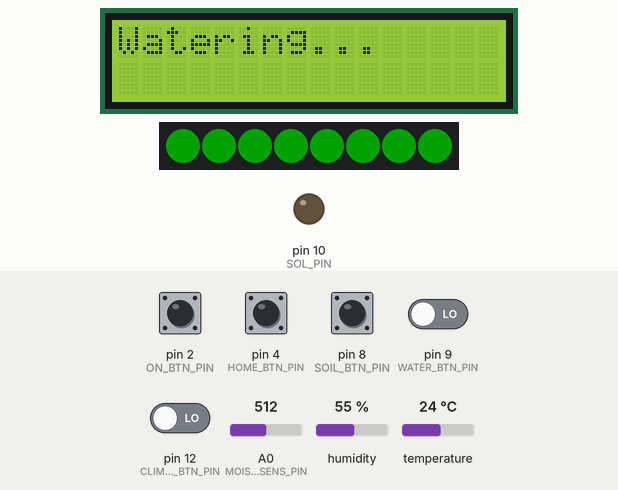
Recording of a sketch running on a simulated Arduino Uno, built with avr-gcc and run on an emulated ATmega328P. Parts: 16×2 character LCD, 8 RGB LEDs in strip order, left to right, output pins drawn as LEDs (lit = HIGH). Inputs (shaded band) come from the test bench; at power-on: pin 2 (ON_BTN_PIN), pin 4 (HOME_BTN_PIN), pin 8 (SOIL_BTN_PIN), pin 9 (WATER_BTN_PIN), pin 12 (CLIMATE_BTN_PIN) LOW, A0 (MOIST_SENS_PIN) = 512, humidity 55 %, temperature 24 °C. Dim RGB values are drawn brighter than linear; what the sketch prints to the serial monitor is not drawn.

Above: at 5.6 s.
5.7 s: A0 (MOIST_SENS_PIN) set to 746
At 7.0 s:
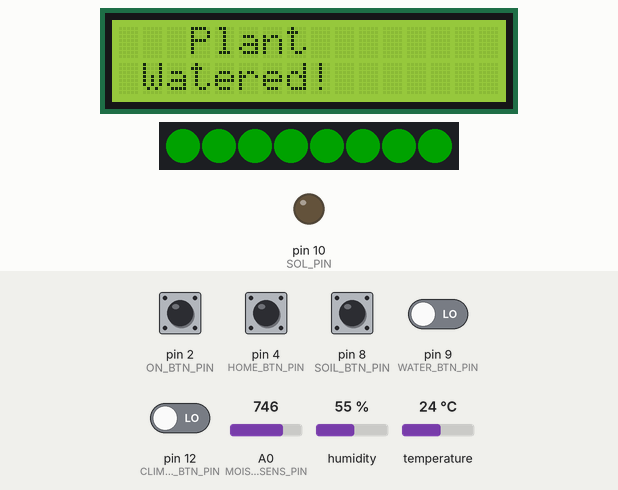
10.2 s: A0 (MOIST_SENS_PIN) set to 778
At 15.5 s:
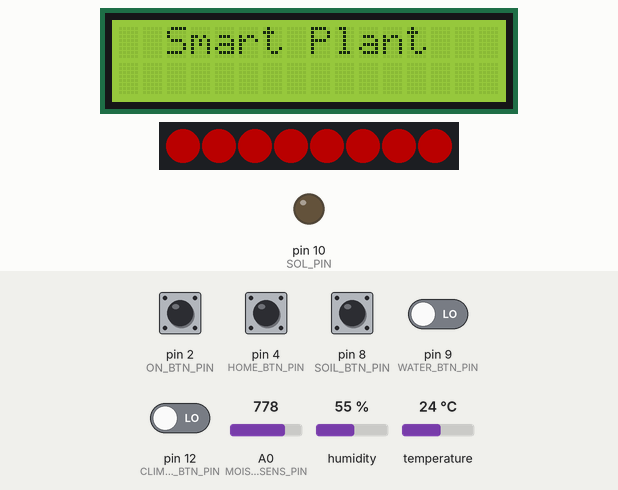
16.6 s: pin 2 (ON_BTN_PIN) pulled HIGH for 0.15 s
At 18.4 s:
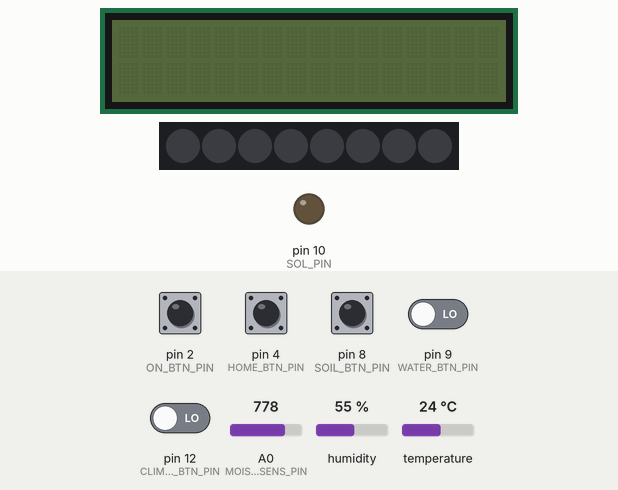
19.1 s: pin 4 (HOME_BTN_PIN) pulled HIGH for 0.15 s
21.6 s: pin 2 (ON_BTN_PIN) pulled HIGH for 1 s
At 22.5 s:
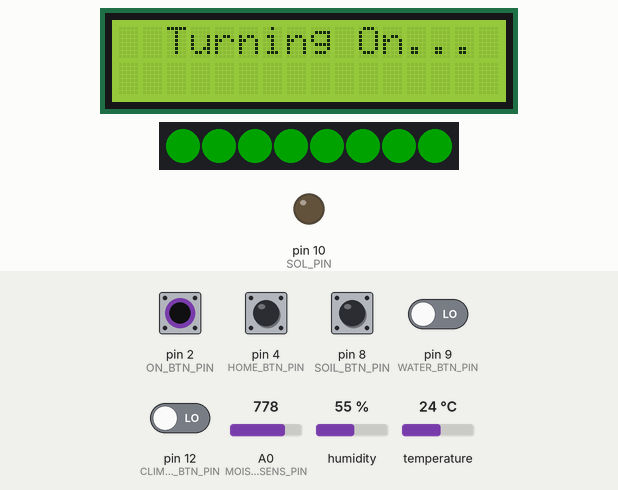
24.3 s: pin 8 (SOIL_BTN_PIN) pulled HIGH for 0.15 s
At 24.6 s:
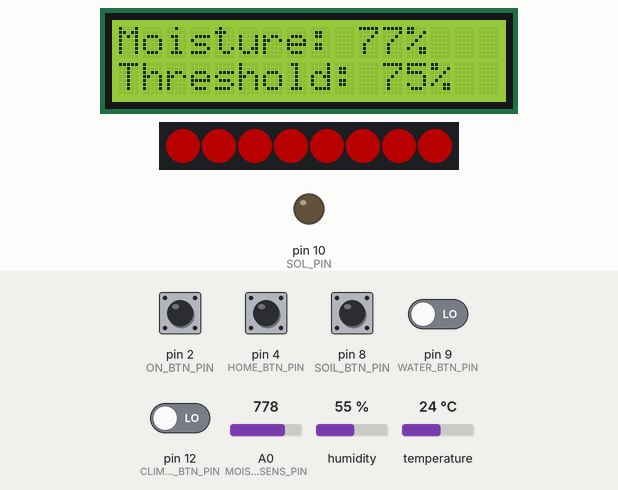
Timing chart, 0 to 26.9 s (numbered marks = the images above; inputs shaded):
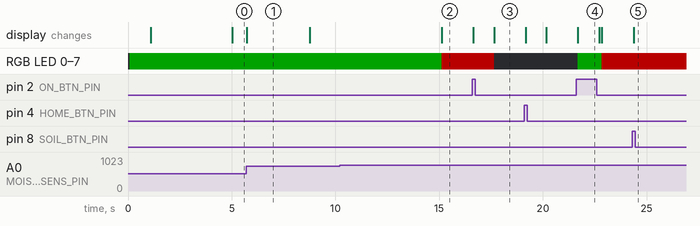

The sketch:

plantv2.ino
```cpp
#include <FastLED.h>
#include <LiquidCrystal_I2C.h>
#include <Wire.h>
#include <avr/wdt.h>
#include "DHT.h"

LiquidCrystal_I2C lcd(0x27, 16, 2);

const int SOL_PIN = 10;

// Define LED properties
#define LED_PIN 5
#define NUM_LEDS 8
#define BRIGHTNESS 70
#define LED_TYPE WS2812B
#define COLOR_ORDER GRB
CRGB leds[NUM_LEDS];

// Button variables
int ON_BTN_PIN = 2;
int CLIMATE_BTN_PIN = 12;
int SOIL_BTN_PIN = 8;
int HOME_BTN_PIN = 4;
int WATER_BTN_PIN = 9;

int pins[] = { ON_BTN_PIN, CLIMATE_BTN_PIN, SOIL_BTN_PIN, HOME_BTN_PIN, WATER_BTN_PIN };

// Temp/Humid Sensor Variables
#define DHTPIN 3
#define DHTTYPE DHT11
DHT dht(DHTPIN, DHTTYPE);

float MIN_TEMP = 10.00;
float MAX_TEMP = 30.00;
float MIN_HUMID = 25.00;
float MAX_HUMID = 75.00;

// Moisture sensor variables
#define MOIST_SENS_PIN A0
int MIN_MOIST = 30;
int MAX_MOIST = 75;
bool tankEmpty = false;


// All possible machine states
enum State {
  OFF,
  ON,
  DISPLAY_CLIMATE,    // Climate of plant i.e. temp and humid
  DISPLAY_SOIL_INFO,  // Soil moisture and water threshold
  DISPENSE_WATER,     // "Dispensing water..."
  DISPLAY_HOME        // Plant name, mood i.e. "Good!", "Alright", etc...
};

// Automatically turn on when power first received
State machineState = ON;

// Compare climate differences for debouncing
static float currentTemp = 0;
static float currentHumid = 0;
static float lastTemp = 0;
static float lastHumid = 0;
static int currentMoist = 0;
static int lastMoist = 0;

// Plant mood based on climate and water levels
static String happiness = "";
int homeColumn = 0;

// Keep button reading consistent for each loop
static int currentBtn = 2;
static int lastBtn = 0;

void setup() {
  Serial.begin(9600);
  wdt_enable(WDTO_8S);  //Watchdog in case of reading errors

  lcd.init();

  pinMode(SOL_PIN, OUTPUT);

  // Init each button pin
  for (int i = 0; i < 5; i++) {
    pinMode(pins[i], INPUT);
  }

  // Init moisture sensor
  pinMode(MOIST_SENS_PIN, INPUT);

  // Init DHT11 sens
  dht.begin();

  // Init LED strip and set starting LED state
  FastLED.addLeds<LED_TYPE, LED_PIN, COLOR_ORDER>(leds, NUM_LEDS).setCorrection(TypicalLEDStrip);
  FastLED.setBrightness(BRIGHTNESS);
  fill_solid(leds, NUM_LEDS, CRGB::Black);
  FastLED.show();

  turnOn();
}

void loop() {
  wdt_reset();
  handleMachineState();
}

void handleMachineState() {
  // If machine is on, always check soil/climate, and change LED
  if (machineState != OFF && machineState != ON) {
    // If 5 seconds have passed since last reading
    if (readingBuffer()) {
      if (currentMoist <= MIN_MOIST) {
        dispense();
      }
      readSoil();
      readClimate();
      stateAction();
      changeMood();
    }
  }

  // If a button is pressed, change state and do something
  if (debounceButton()) {
    changeState();
    stateAction();
  }
  delay(100);
}

// Change machine state depending on button press
void changeState() {
  // if machine state is not off, then allow user functionality
  if (machineState != OFF) {
    switch (currentBtn) {
      case 2:
        machineState = OFF;
        break;
      case 12:
        machineState = DISPLAY_CLIMATE;
        break;
      case 8:
        machineState = DISPLAY_SOIL_INFO;
        break;
      case 4:
        machineState = DISPLAY_HOME;
        break;
      case 9:
        if (machineState != DISPENSE_WATER) {
          machineState = DISPENSE_WATER;
        }
        break;
    }
  }
  //if machine state is off and on btn pressed, then turn on
  else if (machineState == OFF && currentBtn == 2) {
    machineState = ON;
  }
}

// Calls the corresponding actions depending on machine state
void stateAction() {
  switch (machineState) {
    case OFF:
      turnOff();
      break;
    case ON:
      turnOn();
      break;
    case DISPLAY_CLIMATE:
      displayClimate();
      break;
    case DISPLAY_SOIL_INFO:
      displaySoil();
      break;
    //display happiness, plant name
    case DISPLAY_HOME:
      home();
      break;
    case DISPENSE_WATER:
      if (dispense()) {
        machineState = DISPLAY_HOME;
        currentBtn = 4;
        home();
      }
      break;
  }
}

// Display basic home screen with project title and plant mood
void home() {
  lcd.clear();
  lcd.setCursor(2, 0);
  lcd.print("Smart Plant");
  lcd.setCursor(1, 1);
  // lcd.print(happiness);
}

// Display message and dispense water. If no soil moisture change detected after 5 seconds then displays "failed to water, please check tank", else "dispense complete"
bool dispense() {
  Serial.println("Watering...");
  lcd.clear();
  lcd.home();
  lcd.print("Watering...");
  fill_solid(leds, NUM_LEDS, CRGB::Blue);

  // If low water levels detected in soil, attempt to water plant
  if (currentMoist <= 60) {
    while (currentMoist <= 60) {
      // digitalWrite(SOL_PIN, HIGH);  // Open solenoid

      // keep reading soil levels until moist enough
      readSoil();

      // if 5 seconds have passed and not watered enough, print failed and exit loop
      if (readingBuffer() && currentMoist <= 60) {
        // digitalWrite(SOL_PIN, LOW);
        lcd.clear();
        Serial.println("Failed to water");
        lcd.setCursor(1, 0);
        lcd.print("Cannot water");
        lcd.setCursor(2, 1);
        lcd.print("Check tank");
        delay(3000);
        return false;
      }
      wdt_reset();
    }

    // digitalWrite(SOL_PIN, LOW);
    lcd.clear();
    Serial.println("Complete");
    lcd.setCursor(3, 0);
    lcd.print("Plant");
    lcd.setCursor(1, 1);
    lcd.print("Watered!");
    delay(3000);
    return true;
  }
  // if someone pressed the button and not low, let them know it doesn't need watering
  else if (currentMoist > 75) {
    lcd.clear();
    Serial.println("Do not need watering");
    lcd.setCursor(0, 0);
    lcd.print("Already full");
    delay(3000);
    return true;
  }
  delay(1000);
}

// turn off screen w message, change LED to black (do not change led color state)
void turnOff() {
  Serial.println("Turning off");
  lcd.clear();
  lcd.setCursor(2, 0);
  lcd.println("Turning Off...");
  delay(1000);
  lcd.clear();
  lcd.noBacklight();
  lcd.noDisplay();
  fill_solid(leds, NUM_LEDS, CRGB::Black);
  FastLED.show();
}

void turnOn() {
  Serial.println("Turning on");
  lcd.backlight();
  lcd.display();
  lcd.clear();
  lcd.setCursor(2, 0);
  lcd.print("Turning On...");
  fill_solid(leds, NUM_LEDS, CRGB::Green);
  FastLED.show();
  delay(1000);
  machineState = DISPLAY_HOME;
  currentBtn = 4;
  home();
}

void displaySoil() {
  Serial.println("Displaying soil!");
  lcd.clear();
  lcd.setCursor(0, 0);
  lcd.print("Moisture: ");
  lcd.print(currentMoist);  //print the water content
  lcd.print("%");
  lcd.setCursor(0, 1);
  lcd.print("Threshold: ");
  lcd.print(MAX_MOIST);  //print the moisture max
  lcd.print("%");
}

void displayClimate() {
  Serial.println("Displaying climate");
  lcd.clear();
  lcd.setCursor(0, 0);  // set the cursor on the first row and column
  lcd.print("Humidity: ");
  lcd.print(currentHumid);  //print the humidity
  lcd.print("%");
  lcd.setCursor(0, 1);  //set the cursor on the second row and first column
  lcd.print("Temp: ");
  lcd.print(currentTemp);  //print the temperature
  lcd.print((char)0b11011111);
  lcd.print("C");
}

void changeMood() {
  if (currentMoist > MAX_MOIST || currentTemp > MAX_TEMP || currentHumid > MAX_HUMID) {
    fill_solid(leds, NUM_LEDS, CRGB::Red);
    // happiness = "Overwhelmed!";
    homeColumn = 1;
  } else if (currentMoist < MIN_MOIST || currentTemp < MIN_TEMP || currentHumid < MIN_HUMID) {
    fill_solid(leds, NUM_LEDS, CRGB::Yellow);
    homeColumn = 2;
    if (currentMoist <= MIN_MOIST) {
      // happiness = "Please water";
    }
    // happiness = "Feeling dry";
  } else {
    fill_solid(leds, NUM_LEDS, CRGB::Green);
    // happiness = "Happy!";
    homeColumn = 4;
  }
  FastLED.show();
}

bool readSoil() {
  currentMoist = (analogRead(MOIST_SENS_PIN)) / 10;  // read the analog value from sensor and convert

  // Check if readings are valid
  if (isnan((double)currentMoist)) {
    Serial.println("Failed to read from Soil sensor!");
    lcd.print("Failed");
    return false;
  }

  // If the latest reading differs from the previous readings...
  if ((currentMoist - lastMoist) >= 5) {
    // Update the last moisture readings
    lastMoist = currentMoist;
    Serial.println("Current moist: ");
    Serial.println(currentMoist);
    return true;
  }

  return false;
}

bool readClimate() {
  // Read current temperature and humidity from the sensor
  currentTemp = (float)dht.readTemperature();
  currentHumid = (float)dht.readHumidity();

  // Check if readings are valid
  if (isnan(currentTemp) || isnan(currentHumid)) {
    Serial.println("Failed to read from DHT sensor!");
    lcd.print("Failed");
    return false;
  }

  // If the latest temperature or humidity differs from the previous readings...
  if (currentTemp != lastTemp || lastHumid != currentHumid) {
    // Update the last temperature and humidity readings
    lastHumid = currentHumid;
    lastTemp = currentTemp;
    Serial.print("Temp: ");
    Serial.println(currentTemp);
    Serial.print("Humid: ");
    Serial.println(currentHumid);
    return true;
  }

  return false;
}

// Checks if at least 5 seconds have passed since last call
bool readingBuffer() {
  unsigned long currentCheckTime = millis();
  static unsigned long lastCheckTime = 0;

  // If 5 seconds have passed...
  if ((currentCheckTime - lastCheckTime) >= 5000) {
    // Change last time
    lastCheckTime = currentCheckTime;
    // Return true to indicate a 5 second passing
    return true;
  }

  // Return false if 5 seconds have not passed
  return false;
}

// Delay button/state change by .5 seconds to count for button noise, return if any button has been pressed
bool debounceButton() {
  static int lastButtonState = 0;  // Initialize to 1 to detect falling edge
  static unsigned long lastDebounceTime = 0;
  const unsigned long debounceDelay = 50;  // milliseconds
  int reading = 0;

  for (int i = 0; i < 5; i++) {
    reading = digitalRead(pins[i]);
    if (reading == HIGH) {
      currentBtn = pins[i];
      break;
    }
  }

  unsigned long elapsedTime = millis() - lastDebounceTime;

  if (reading != lastButtonState) {
    // Button state has changed, update debounce time
    lastDebounceTime = millis();
  }

  // If debounce delay has passed
  if (elapsedTime >= debounceDelay) {
    // Return true only if the button is pressed (reading is HIGH) AND If the current state is different from the last state
    if (reading == HIGH && reading != lastButtonState) {  // is  && reading != lastButtonState needed?
      lastButtonState = reading;
      Serial.println("Button pressed!");
      return true;
    }
  }
  Serial.println("Waiting...");
  lastButtonState = reading;
  return false;
}
```

Measured:
- the behaviour switches between 759 and 760 on A0 (MOIST_SENS_PIN) (found by bisection; images 1 and 2)
- after the input at 5.7 s, the display: changes at once (image 1)
- after the input at 10.2 s, RGB LED 0–7: RGB(0, 35, 0) → RGB(70, 0, 0) after 4.9 s
- after the input at 16.6 s, RGB LED 0–7: RGB(70, 0, 0) → off after 1.0 s; the display: first changes at once (image 3 shows a later state)
- after the input at 21.6 s, RGB LED 0–7: off → RGB(0, 35, 0) after 0.09 s, → RGB(70, 0, 0) 1.2 s later; the display: changes after 0.09 s (image 4)
- after the input at 24.3 s, the display: changes after 0.08 s (image 5)
- what the display in image 1 shows lasts 3.1 s, from 5.7 s to 8.8 s
